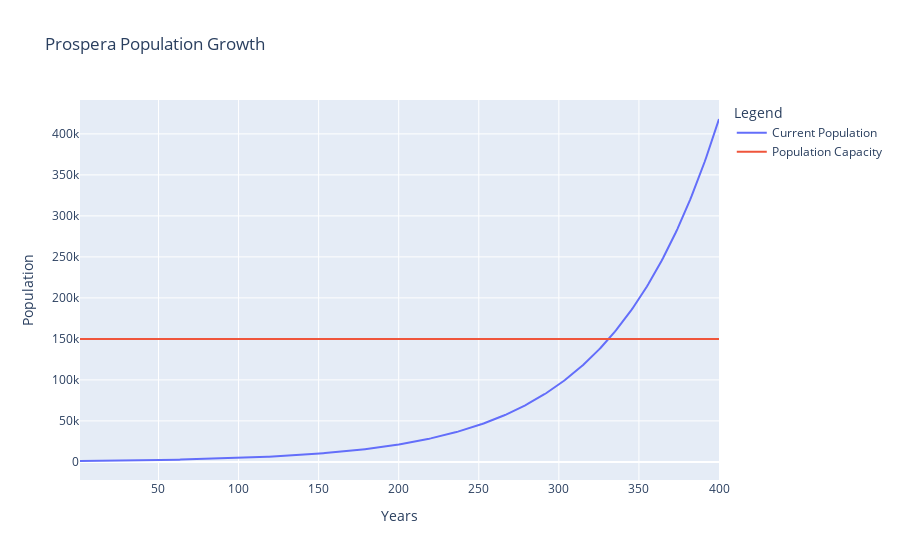

Notebook code cell kept with this figure:
### Code cell
import plotly.graph_objects as go

# Parameters
current_population = 1100
capacity = 150000
years = 400

# set birth and death rates
birth_rate = 0.02
death_rate = 0.005

# Lists to hold year numbers and corresponding population values
years_list = list(range(1, years+1))
populations = [current_population]

# logistic growth model
for year in years_list[1:]:
    birth = birth_rate * current_population
    death = death_rate * current_population
    current_population += birth - death
    populations.append(current_population)

# check if the population has surpassed the capacity
if populations[-1] >= capacity:
    print(f"The city of Prospera, in Honduras, has a current population of 1100 as of 2023. With a hypothetical birth rate of {birth_rate:.2%} and a death rate of {death_rate:.2%}, the population capacity of the city of Prospera (150,000) will be surpassed in about {years_list[populations.index(next(pop for pop in populations if pop >= capacity))]} years, counting from 2023.")
else:
    print(f"With a birth rate of {birth_rate:.2%} and a death rate of {death_rate:.2%}, the city's capacity will not be surpassed within {years} years.")

# Create the figure
fig = go.Figure()

# Add the population line
fig.add_trace(go.Scatter(x=years_list, y=populations, mode='lines', name='Current Population'))

# Add the capacity line
fig.add_trace(go.Scatter(x=years_list, y=[capacity]*len(years_list), mode='lines', name='Population Capacity'))

# Set the layout
fig.update_layout(
    title="Prospera Population Growth",
    xaxis_title="Years",
    yaxis_title="Population", 
    legend_title="Legend",
)

# Show the figure
fig.show()

### Figure 1 — Plotly figure (JSON) as saved in the notebook; plotly's stock layout.template omitted (floating-point values rounded to 4 significant figures; data arrays with more than 128 entries replaced by an {"elided": "..."} marker saying what was removed)
{"data": [{"mode": "lines", "name": "Current Population", "type": "scatter", "x": {"elided": "400 int values"}, "y": {"elided": "400 float values"}}, {"mode": "lines", "name": "Population Capacity", "type": "scatter", "x": {"elided": "400 int values"}, "y": {"elided": "400 int values"}}], "layout": {"legend": {"title": {"text": "Legend"}}, "title": {"text": "Prospera Population Growth"}, "xaxis": {"title": {"text": "Years"}}, "yaxis": {"title": {"text": "Population"}}}}
